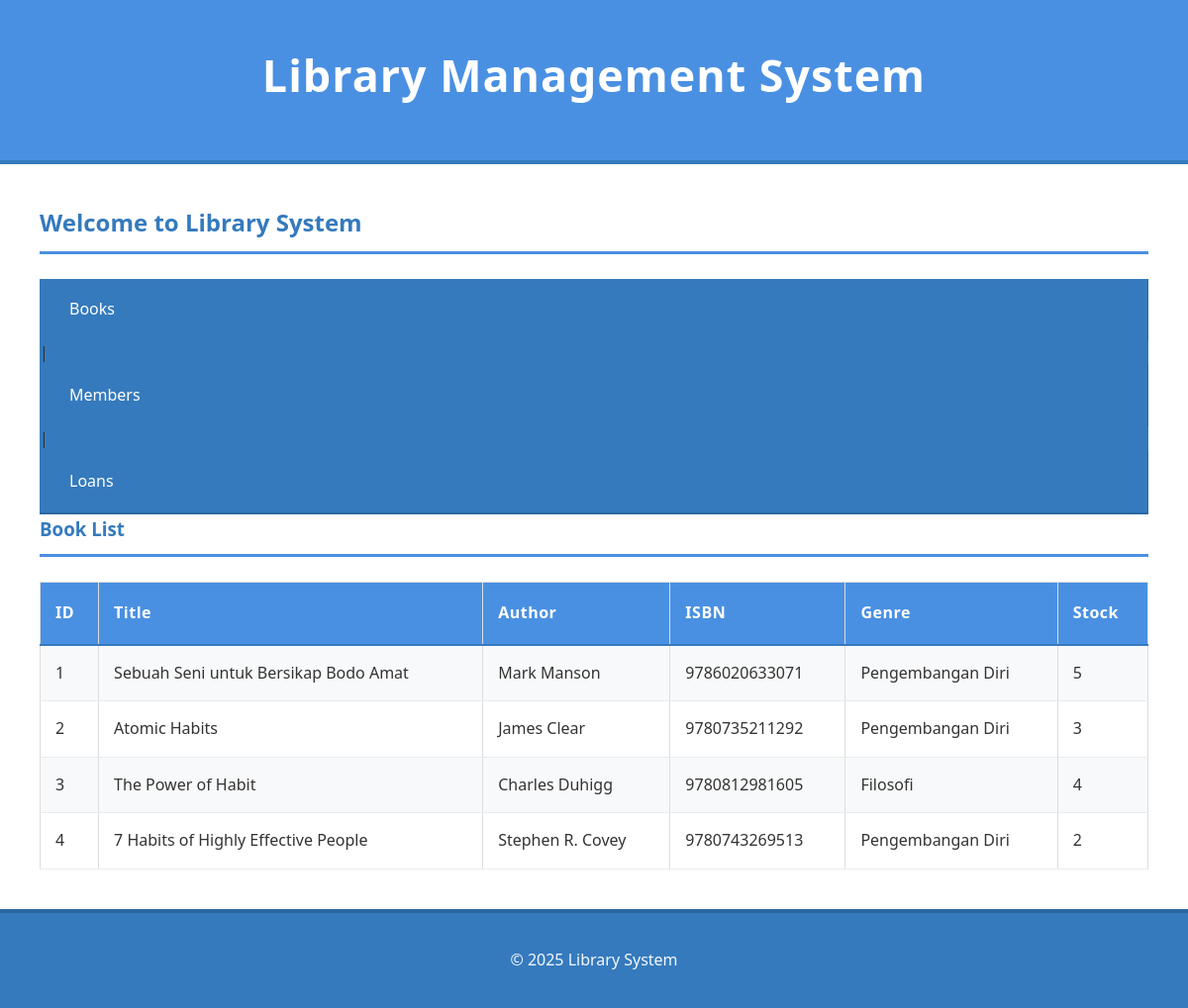
/?page=books, run on the app's committed database.
### tables this page shows
CREATE TABLE books (
    id INT AUTO_INCREMENT PRIMARY KEY,
    title VARCHAR(255) NOT NULL,
    author VARCHAR(100) NOT NULL,
    isbn VARCHAR(13) UNIQUE,
    genre_id INT,
    stock INT NOT NULL DEFAULT 0,
    FOREIGN KEY (genre_id) REFERENCES genres(id)
);

CREATE TABLE genres (
    id INT AUTO_INCREMENT PRIMARY KEY,
    name VARCHAR(255) NOT NULL
);

### config/db.php (called while the page is built, shortened)
<?php
class Database {
    private $host = "localhost";
    private $username = "root";
    private $password = "";
    private $dbname = "library_db";
    public function __construct() {
        try {
            $this->conn = new PDO("mysql:host=$this->host;dbname=$this->dbname", $this->username, $this->password);
        } catch (PDOException $e) {
            echo "Connection failed: " . $e->getMessage();
        }
    }
}
?>

### class/Book.php (called while the page is built, shortened)
<?php
require_once 'config/db.php';
class Book {
    private $db;
    public function __construct() {
        $this->db = (new Database())->conn;
    }
    public function getGenreFromId($genre_id) {
        $stmt = $this->db->prepare("SELECT * FROM genres WHERE id = ?");
        $stmt->execute([$genre_id]);
        $genre = $stmt->fetch();
        if (isset($genre) && $genre["id"] == $genre_id) {
            return $genre;
        }
    }
    public function getAllBooks() {
        $stmt = $this->db->query("SELECT * FROM books");
        return $stmt->fetchAll(PDO::FETCH_ASSOC);
    }
}
?>

### view/books.php (the view)
<h3>Book List</h3>
<table border="1">
    <tr>
        <th>ID</th>
        <th>Title</th>
        <th>Author</th>
        <th>ISBN</th>
        <th>Genre</th>
        <th>Stock</th>
    </tr>
    <?php foreach ($book->getAllBooks() as $b):
        $b_genre = $book->getGenreFromId($b['genre_id']);
        $b_genre_name = "Tidak diketahui";
        if (isset($b_genre)) {
                $b_genre_name = $b_genre['name'];
        }
    ?>
    <tr>
        <td><?= $b['id'] ?></td>
        <td><?= $b['title'] ?></td>
        <td><?= $b['author'] ?></td>
        <td><?= $b['isbn'] ?></td>
        <td><?= $b_genre_name ?></td>
        <td><?= $b['stock'] ?></td>
    </tr>
    <?php endforeach; ?>
</table>

### index.php (shortened to what this page needs)
<?php
require_once 'class/Book.php';
$book = new Book();
?>
<!DOCTYPE html>
<html lang="en">
<head>
    <link rel="stylesheet" href="style.css">
</head>
<body>
    <?php include 'view/header.php'; ?>
    <main>
        <h2>Welcome to Library System</h2>
        <nav>
            <a href="?page=books">Books</a> |
            <a href="?page=members">Members</a> |
            <a href="?page=loans">Loans</a>
        </nav>
        <?php
        if (isset($_GET['page'])) {
            $page = $_GET['page'];
            if ($page == 'books') include 'view/books.php';
            elseif ($page == 'members') include 'view/members.php';
            elseif ($page == 'loans') include 'view/loans.php';
        }
        ?>
    </main>
    <?php include 'view/footer.php'; ?>
</body>
</html>

### view/header.php
<header>
    <h1>Library Management System</h1>
</header>

### view/footer.php
<footer>
    <p>&copy; 2025 Library System</p>
</footer>

### style.css (style rules this page uses)
* { margin: 0; padding: 0; box-sizing: border-box; }
body { font-family: 'Segoe UI', Tahoma, Geneva, Verdana, sans-serif; background-color: #f5f7fa; color: #333; line-height: 1.6; min-height: 100vh; }
header { background-color: #4a90e2; color: white; text-align: center; padding: 40px 20px; border-bottom: 4px solid #357abd; }
header h1 { font-size: 2.8em; font-weight: 600; margin-bottom: 10px; letter-spacing: 1px; }
nav { background-color: #357abd; padding: 0; border-bottom: 2px solid #2968a3; }
nav a { color: white; text-decoration: none; padding: 18px 30px; display: block; transition: all 0.3s ease; font-weight: 500; border-right: 1px solid #2968a3; }
main { padding: 40px; background-color: white; }
h2, h3 { color: #357abd; margin-bottom: 25px; font-weight: 600; border-bottom: 3px solid #4a90e2; padding-bottom: 10px; }
table { width: 100%; border-collapse: collapse; margin: 0; background-color: white; border: 1px solid #ddd; }
th { background-color: #4a90e2; color: white; padding: 18px 15px; text-align: left; font-weight: 600; font-size: 1em; letter-spacing: 0.5px; border-bottom: 2px solid #357abd; }
td { padding: 15px; border-bottom: 1px solid #e9ecef; transition: background-color 0.2s ease; vertical-align: middle; }
tbody tr:nth-child(even) { background-color: #f8f9fa; }
footer { background-color: #357abd; color: white; text-align: center; padding: 30px; border-top: 4px solid #2968a3; margin-top: 0; }
footer p { margin: 5px 0; opacity: 0.95; }

### data on the page
books: id "1", title "Sebuah Seni untuk Bersikap Bodo Amat", author "Mark Manson", isbn "9786020633071", genre.name "Pengembangan Diri", stock "5"
books: id "2", title "Atomic Habits", author "James Clear", isbn "9780735211292", genre.name "Pengembangan Diri", stock "3"
books: id "3", title "The Power of Habit", author "Charles Duhigg", isbn "9780812981605", genre.name "Filosofi", stock "4"
books: id "4", title "7 Habits of Highly Effective People", author "Stephen R. Covey", isbn "9780743269513", genre.name "Pengembangan Diri", stock "2"
